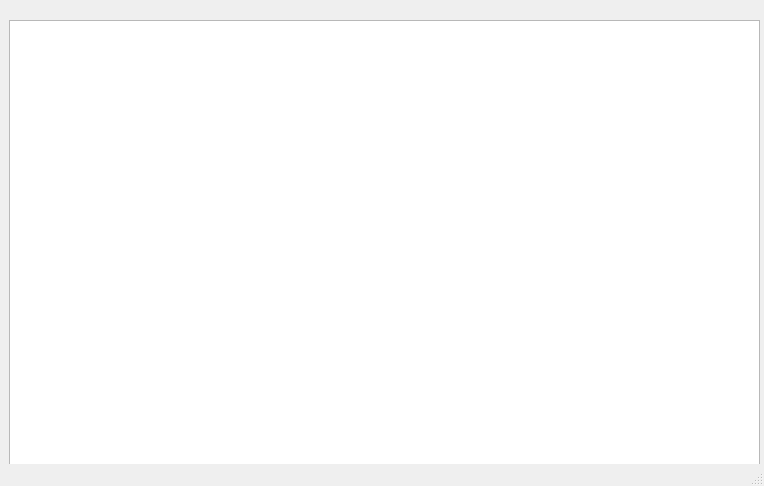
<?xml version="1.0" encoding="UTF-8"?>
<ui version="4.0">
 <class>doctorlist</class>
 <widget class="QMainWindow" name="doctorlist">
  <property name="geometry">
   <rect>
    <x>0</x>
    <y>0</y>
    <width>764</width>
    <height>486</height>
   </rect>
  </property>
  <property name="font">
   <font>
    <family>Arial</family>
    <pointsize>10</pointsize>
    <bold>true</bold>
   </font>
  </property>
  <property name="windowTitle">
   <string>MainWindow</string>
  </property>
  <widget class="QWidget" name="centralwidget">
   <widget class="QTableWidget" name="table">
    <property name="geometry">
     <rect>
      <x>9</x>
      <y>20</y>
      <width>751</width>
      <height>500</height>
     </rect>
    </property>
    <property name="font">
     <font>
      <family>Arial</family>
      <pointsize>10</pointsize>
      <bold>true</bold>
     </font>
    </property>
    <property name="editTriggers">
     <set>QAbstractItemView::EditTrigger::NoEditTriggers</set>
    </property>
    <property name="selectionMode">
     <enum>QAbstractItemView::SelectionMode::SingleSelection</enum>
    </property>
    <property name="selectionBehavior">
     <enum>QAbstractItemView::SelectionBehavior::SelectRows</enum>
    </property>
    <attribute name="verticalHeaderVisible">
     <bool>false</bool>
    </attribute>
    <attribute name="verticalHeaderCascadingSectionResizes">
     <bool>false</bool>
    </attribute>
    <attribute name="verticalHeaderHighlightSections">
     <bool>true</bool>
    </attribute>
   </widget>
  </widget>
  <widget class="QMenuBar" name="menubar">
   <property name="geometry">
    <rect>
     <x>0</x>
     <y>0</y>
     <width>764</width>
     <height>24</height>
    </rect>
   </property>
  </widget>
  <widget class="QStatusBar" name="statusbar"/>
 </widget>
 <resources/>
 <connections/>
</ui>
